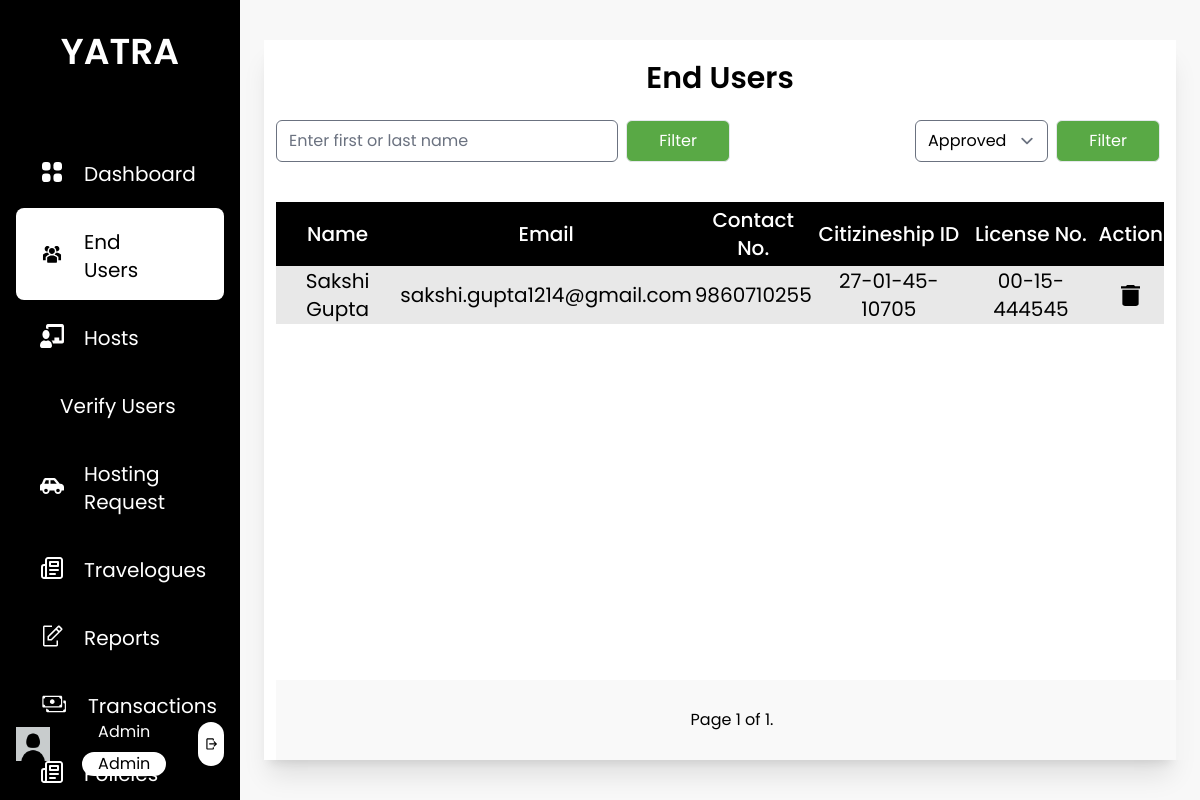
The page /end_users_admin/ (signed in) on the database as committed earlier.
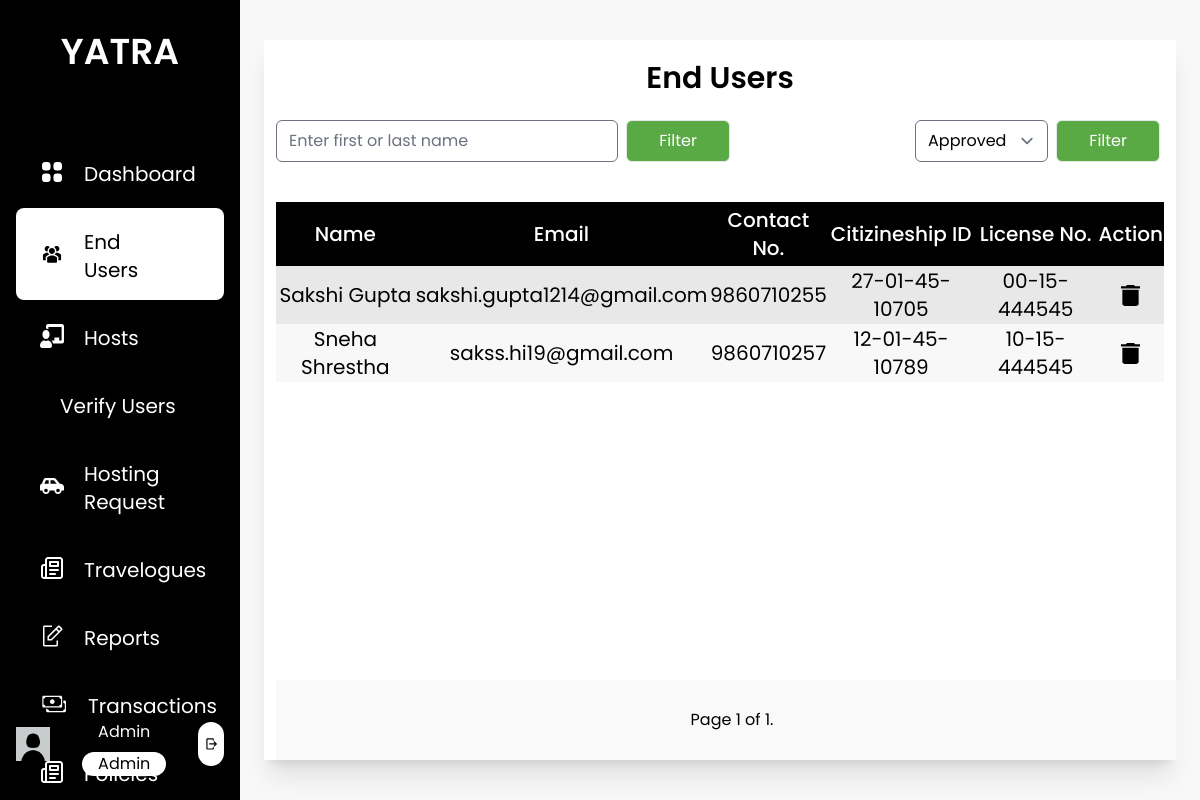
The same page on the database as committed later.
### base/models.py (models this page shows, shortened)
class EndUser(models.Model):
    user = models.OneToOneField(User, on_delete=models.CASCADE, related_name="enduser")
    first_name = models.CharField(max_length=25)
    last_name = models.CharField(max_length=25)
    email = models.EmailField()
    phone_number = models.CharField(max_length=10)
    citizenship_id = models.CharField(max_length=20, null= True, blank=True)
    citizenship = models.ImageField(upload_to='enduser/profile',  default='default_photo.jpg')
    license_no = models.CharField(max_length=20, null= True, blank=True)
    license = models.ImageField(upload_to='enduser/profile',  default='default_photo.jpg')
    pic = models.ImageField(upload_to='enduser/profile', default='default_profile.jpg')
    is_approved = models.CharField(max_length=10, choices=status, default="Pending")
    is_blocked = models.BooleanField(default=False)

### base/decorators.py (the view)
    def wrapper_function(request, *args, **kwargs):
        if not request.user.is_superuser:
            return render(request, '403.html', status=403)
        return view_func(request, *args, **kwargs)

### base/forms.py (shortened to what this page needs)
class UserFilterForm(forms.Form):
    name = forms.CharField(required=False, label='Search', widget=forms.TextInput(attrs={'placeholder': 'Enter first or last name'}))

class UserFilterStatusForm(forms.Form):
    status = forms.ChoiceField(choices=[('Approved', 'Approved'), ('Rejected', 'Rejected')])

### base/templatetags/user_group.py (called while the page is built)
@register.filter(name='has_group')
def has_group(user, group_name):
    return user.groups.filter(name=group_name).exists()

### base/templates/enduser/endusers_admin.html (shortened to what this page needs)
{% extends 'base/base.html' %}
{% load static %}
{% load widget_tweaks %}
{% block content%}
<div class="h-screen w-full px-6 py-10 bg-theme">
    <div class="bg-white h-full flex flex-col justify-between shadow-xl relative">
        <div class="p-3">
            <h1 class="text-center text-3xl font-semibold pt-2 pb-6">End Users</h1>
            <div class="w-100 flex flex-row justify-between mb-6">
                <form>
                    {% render_field nameform.name class="rounded-md" %}
                    <input type="submit" class="bg-custom-green px-8 py-2 text-white rounded-md mx-1 border" value="Filter" />
                </form>
                <form>
                    {% render_field statusform.status class="rounded-md" %}
                    <input type="submit" class="bg-custom-green px-8 py-2 text-white rounded-md mx-1 border" value="Filter" />
                </form>
            </div>
            {% if data is not None %}
            <table class="w-full">
                <thead class="h-16 text-center">
                    <tr class="bg-black text-white text-xl">
                        <th class="font-medium">Name</th>
                        <th class="font-medium">Email</th>
                        <th class="font-medium">Contact No.</th>
                        <th class="font-medium">Citizineship ID</th>
                        <th class="font-medium">License No.</th>
                        <th class="font-medium">Action</th>
                    </tr>
                </thead>
                <tbody class="text-center">
                    {% for user in data.object_list %}
                    <tr class="text-xl h-14">
                        <td>{{user.first_name}} {{user.last_name}}</td>
                        <td>{{user.email}}</td>
                        <td>{% if user.phone_number %}{{user.phone_number}}{% else %}N/A{% endif %}</td>
                        <td>{% if user.citizenship_id %}{{user.citizenship_id}}{% else %}N/A{% endif %}</td>
                        <td>{% if user.license_no %}{{user.license_no}}{% else %}N/A{% endif %}</td>
                        <td>
                            <div class="flex flex-row justify-around">
                                <a href="{% url 'delete_user' user.user.id %}" onclick="return ConfirmDelete()">
                                    <img src="{% static 'images/delete.svg' %}">
                                </a>
                            </div>
                        </td>
                    </tr>
                    {% endfor %}
                </tbody>
            </table>
            {% endif %}
            <div class="flex flex-col h-20 w-full bg-pagination-gray bg-opacity-70 bottom-0 justify-center absolute px-3">
                <div class="w-full flex flex-row justify-center">
                    <div class="m-2 py-2 px-6">
                        Page {{ data.number }} of {{ data.paginator.num_pages }}.
                    </div>
                </div>
            </div>
        </div>
    </div>
</div>
{% endblock content %}

### base/templates/base/base.html (shortened to what this page needs)
{% load static tailwind_tags %}
{% load user_group %}
<html lang="en">
<head>
    {% tailwind_css %}
</head>
<body class="font-poppins min-h-screen">
    <div class="flex flex-row">
        <div class="flex w-1/5 bg-black h-screen text-white">
            <div class="w-full relative">
                <div class="flex justify-center pb-8">
                    <a href="{% url 'home' %}" class="py-8">
                        <span class="text-4xl text-center font-semibold">YATRA</span>
                    </a>
                </div>
                {% if user.is_superuser %}
                <div class="text-xl">
                    {% with request.resolver_match.url_name as url_name %}
                    <ul class="px-4">
                        <a href="{% url 'admin_dashboard' %}" class="nav-bar-items {% if url_name == 'admin_dashboard' %}active{% endif %}">
                            <img src="{% static 'images/dashboard.svg' %}" alt="">
                            <li class="nav-bar-li">
                                Dashboard
                            </li>
                        </a>
                        <a href="{% url 'end_users_admin' %}" class="nav-bar-items {% if url_name == 'end_users_admin' %}active{% endif %}">
                            <img src="{% static 'images/end-users.svg' %}" alt="">
                            <li class="nav-bar-li">
                                End Users
                            </li>
                        </a>
                        <a href="{% url 'hosts_admin' %}" class="nav-bar-items {% if url_name == 'hosts_admin' %}active{% endif %}">
                            <img src="{% static 'images/hosts.svg' %}"  alt="">
                            <li class="nav-bar-li">
                                Hosts
                            </li>
                        </a>
                        <a href="{% url 'verify_user' %}" class="nav-bar-items {% if url_name == 'verify_user' %}active{% endif %}">
                            <li class="nav-bar-li">
                                Verify Users
                            </li>
                        </a>
                        <a href="{% url 'hosting_request' %}" class="nav-bar-items {% if url_name == 'hosting_request' %}active{% endif %}">
                            <img src="{% static 'images/Vehicle.svg' %}" alt="">
                            <li class="nav-bar-li">
                                Hosting Request
                            </li>
                        </a>
                        <a href="{% url 'verify_travelogue' %}" class="nav-bar-items {% if url_name == 'verify_travelogue' %}active{% endif %}">
                            <img src="{% static 'images/blog.svg' %}" alt="">
                            <li class="nav-bar-li">
                               Travelogues
                            </li>
                        </a>
                         <a href="{% url 'view_reports' %}" class="nav-bar-items {% if url_name == 'view_reports' %}active{% endif %}">
                            <img src="{% static 'images/request.svg' %}" alt="">
                            <li class="nav-bar-li">
                               Reports
                            </li>
                        </a>
                        <a href="{% url 'view_transactions' %}" class="nav-bar-items {% if url_name == 'view_transactions' %}active{% endif %}">
                            <img src="{% static 'images/transaction.svg' %}" alt="">
                            <li class="nav-bar-li">
                               Transactions
                            </li>
                        </a>
                        <a href="{% url 'view_policies' %}" class="nav-bar-items {% if url_name == 'view_policies' or url_name == 'terms_and_conditions' or url_name == 'privacy_policy' or url_name == 'faqs' %}active{% endif %}">
                            <img src="{% static 'images/blog.svg' %}" alt="">
                            <li class="nav-bar-li">
                            </li>
                        </a>
                    </ul>
                    {% endwith %}
                </div>
                <div class="flex flex-row absolute bottom-0 justify-evenly p-4 w-full">
                    <a href="" class=" ">
                        <img src="{% static 'images/default_profile.jpg' %}" style="object-fit: contain" alt="" class="w-20 h-20 object-cover rounded-full ">
                    </a>
                    <div class="flex flex-col px-8 justify-evenly">
                        <p class="text-generalBackground px-4 mt-2 ">Admin</p>
                        <p class="text-gray px-4 rounded-xl bg-white text-black py-0.75 ">Admin</p>
                    </div>
                    <div class="ml-auto my-auto flex-end p-1.5 bg-white rounded-full">
                        <a href="{% url 'logout' %}">
                            <img src="{% static 'images/logout.svg' %}" alt="" class="h-8">
                        </a>
                    </div>
                </div>
                {% endif %}
            </div>
        </div>
        <div class="flex w-4/5 h-screen relative overflow-y-auto">
            {% block content %}
            {% endblock content%}
        </div>
    </div>
</body>
</html>

Rows that differ between the two databases and show on the page:
added EndUser: first_name "Sneha", last_name "Shrestha", email "sakss.hi19@gmail.com", phone_number "9860710257", citizenship_id "12-01-45-10789", license_no "10-15-444545"
